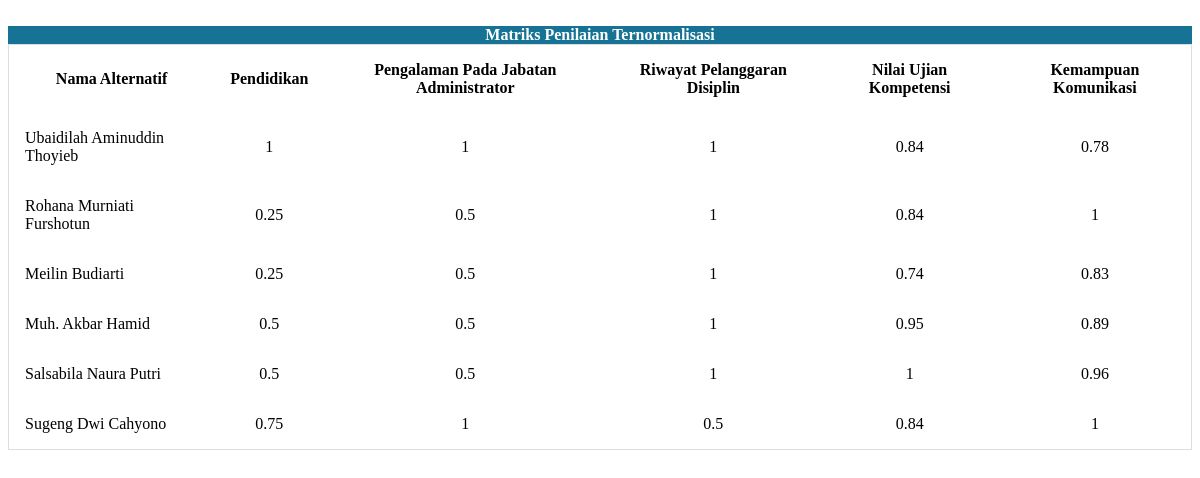
The app's page /mtrx_ternormalisasi.php (signed in) with its own data.
### tables this page shows
CREATE TABLE `Kriteria` (
  `id_kriteria` int(11) NOT NULL,
  `nama_kriteria` varchar(255) NOT NULL,
  `bobot_kriteria` decimal(5,2) DEFAULT NULL,
  `tipe_kriteria` enum('benefit','cost') DEFAULT NULL,
  `punyasub` enum('0','1') NOT NULL DEFAULT '0'
);

CREATE TABLE `SubKriteria` (
  `id_subkriteria` int(11) NOT NULL,
  `id_kriteria` int(11) DEFAULT NULL,
  `nama_subkriteria` varchar(255) NOT NULL,
  `bobot_subkriteria` decimal(5,2) NOT NULL,
  `tipe_subkriteria` enum('benefit','cost') NOT NULL
);

CREATE TABLE `Penilaian` (
  `id_penilaian` int(11) NOT NULL,
  `id_alternatif` int(11) DEFAULT NULL,
  `id_kriteria` int(11) DEFAULT NULL,
  `id_subkriteria` int(11) DEFAULT NULL,
  `nilai` decimal(5,2) DEFAULT NULL
);

### mtrx_ternormalisasi.php (the view, shortened to what this page needs)
<?php
require 'config/koneksi.php';
$queryAlternatif = "SELECT DISTINCT a.id_alternatif, a.nama_alternatif
                    FROM Alternatif a
                    JOIN Penilaian p ON a.id_alternatif = p.id_alternatif
                    WHERE a.status_alternatif = '1'";
$resultAlternatif = $conn->query($queryAlternatif);
$alternatif = [];
while ($row = $resultAlternatif->fetch_assoc()) {
  $alternatif[$row['id_alternatif']] = $row['nama_alternatif'];
}
$queryKriteria = "SELECT * FROM Kriteria";
$resultKriteria = $conn->query($queryKriteria);
$kriteria = [];
while ($row = $resultKriteria->fetch_assoc()) {
  $kriteria[$row['id_kriteria']] = [
    'nama' => $row['nama_kriteria'],
    'bobot' => $row['bobot_kriteria'],
    'tipe' => $row['tipe_kriteria'],
    'punyasub' => $row['punyasub']
  ];
}
$querySubKriteria = "SELECT * FROM SubKriteria";
$resultSubKriteria = $conn->query($querySubKriteria);
$subkriteria = [];
while ($row = $resultSubKriteria->fetch_assoc()) {
  $subkriteria[$row['id_subkriteria']] = [
    'id_kriteria' => $row['id_kriteria'],
    'nama' => $row['nama_subkriteria'],
    'bobot' => $row['bobot_subkriteria'],
    'tipe' => $row['tipe_subkriteria']
  ];
}
$queryPenilaian = "SELECT * FROM Penilaian";
$resultPenilaian = $conn->query($queryPenilaian);
$penilaian = [];
while ($row = $resultPenilaian->fetch_assoc()) {
  $penilaian[] = [
    'id_alternatif' => $row['id_alternatif'],
    'id_kriteria' => $row['id_kriteria'],
    'id_subkriteria' => $row['id_subkriteria'],
    'nilai' => $row['nilai']
  ];
}
$maxMin = [];
foreach ($penilaian as $data) {
  $idKriteria = $data['id_kriteria'];
  $idSubKriteria = $data['id_subkriteria'];
  $key = $idKriteria . '-' . ($idSubKriteria ?? '0');
  if ($idSubKriteria) {
    $tipe = $subkriteria[$idSubKriteria]['tipe'];
    if ($tipe == 'benefit') {
      if (!isset($maxMin[$key]['max']) || $data['nilai'] > $maxMin[$key]['max']) {
        $maxMin[$key]['max'] = $data['nilai'];
      }
    } else {
      if (!isset($maxMin[$key]['min']) || $data['nilai'] < $maxMin[$key]['min']) {
        $maxMin[$key]['min'] = $data['nilai'];
      }
    }
  } else {
    $tipe = $kriteria[$idKriteria]['tipe'];
    if ($tipe == 'benefit') {
      if (!isset($maxMin[$key]['max']) || $data['nilai'] > $maxMin[$key]['max']) {
        $maxMin[$key]['max'] = $data['nilai'];
      }
    } else {
      if (!isset($maxMin[$key]['min']) || $data['nilai'] < $maxMin[$key]['min']) {
        $maxMin[$key]['min'] = $data['nilai'];
      }
    }
  }
}
$normalisasi = [];
foreach ($penilaian as $data) {
  $idKriteria = $data['id_kriteria'];
  $idSubKriteria = $data['id_subkriteria'];
  $nilai = $data['nilai'];
  $key = $idKriteria . '-' . ($idSubKriteria ?? '0');
  if ($idSubKriteria) {
    $tipe = $subkriteria[$idSubKriteria]['tipe'];
    if ($tipe == 'benefit') {
      $nilaiNormalisasi = $nilai / $maxMin[$key]['max'];
    } else {
      $nilaiNormalisasi = $maxMin[$key]['min'] / $nilai;
    }
  } else {
    $tipe = $kriteria[$idKriteria]['tipe'];
    if ($tipe == 'benefit') {
      $nilaiNormalisasi = $nilai / $maxMin[$key]['max'];
    } else {
      $nilaiNormalisasi = $maxMin[$key]['min'] / $nilai;
    }
  }
  $normalisasi[] = [
    'id_alternatif' => $data['id_alternatif'],
    'id_kriteria' => $idKriteria,
    'id_subkriteria' => $idSubKriteria,
    'nilai' => $nilaiNormalisasi
  ];
}
?>
<!DOCTYPE html>
<html lang="en">
<head>
</head>
<body>
  <br>
  <div class="card shadow mb-5">
    <div class="card-header py-3" style="text-align: center; background-color: #167395; color: white; font-weight:bold">Matriks Penilaian Ternormalisasi</div>
    <div class="card-body">
      <div>
        <div>
          <div class="table-responsive">
            <table class="table table-bordered">
              <th style='text-align: center'>Nama Alternatif</th>
              <?php
              foreach ($kriteria as $id_kriteria => $k) {
                if ($k['punyasub'] == '0') {
                  echo "<th style='text-align: center'>{$k['nama']}</th>";
                } elseif ($k['punyasub'] == '1') {
                  foreach ($subkriteria as $id_subkriteria => $sub) {
                    if ($sub['id_kriteria'] == $id_kriteria) {
                      echo "<th style='text-align: center'>{$sub['nama']}</th>";
                    }
                  }
                }
              }
              foreach ($alternatif as $id_alternatif => $nama_alternatif) {
                echo "<tr>
        <td>{$nama_alternatif}</td>";
                foreach ($kriteria as $id_kriteria => $k) {
                  if ($k['punyasub'] == '0') {
                    $nilaiNormalisasi = 0;
                    foreach ($normalisasi as $n) {
                      if ($n['id_alternatif'] == $id_alternatif && $n['id_kriteria'] == $id_kriteria && !$n['id_subkriteria']) {
                        $nilaiNormalisasi = $n['nilai'];
                        break;
                      }
                    }
                    echo "<td style='text-align: center'>" . round($nilaiNormalisasi, 2) . "</td>";
                  }
                  if ($k['punyasub'] == '1') {
                    foreach ($subkriteria as $id_subkriteria => $sub) {
                      if ($sub['id_kriteria'] == $id_kriteria) {
                        $nilaiNormalisasi = 0;
                        foreach ($normalisasi as $n) {
                          if ($n['id_alternatif'] == $id_alternatif && $n['id_kriteria'] == $id_kriteria && $n['id_subkriteria'] == $id_subkriteria) {
                            $nilaiNormalisasi = $n['nilai'];
                            break;
                          }
                        }
                        echo "<td  style='text-align: center'>" . round($nilaiNormalisasi, 2) . "</td>";
                      }
                    }
                  }
                }
                echo "
      </tr>";
              }
              ?>
            </table>
          </div>
        </div>
      </div>
    </div>
  </div>
</body>

### mtrx_ternormalisasi.php (style rules this page uses)
table { border-collapse: collapse; border-spacing: 0; width: 100%; border: 1px solid #ddd; }
th, td { text-align: left; padding: 16px; }
body { font-family: "Verdana"; }

### records on screen
kriteria: nama_kriteria "Pendidikan", nilaiNormalisasi "1", nilaiNormalisasi "0.25", nilaiNormalisasi "0.5", nilaiNormalisasi "0.75"
subkriteria: nama_subkriteria "Pengalaman Pada Jabatan Administrator", nilaiNormalisasi "1", nilaiNormalisasi "0.5"
subkriteria: nama_subkriteria "Riwayat Pelanggaran Disiplin", nilaiNormalisasi "1", nilaiNormalisasi "0.5"
kriteria: nama_kriteria "Nilai Ujian Kompetensi", nilaiNormalisasi "0.84", nilaiNormalisasi "0.74", nilaiNormalisasi "0.95", nilaiNormalisasi "1"
kriteria: nama_kriteria "Kemampuan Komunikasi", nilaiNormalisasi "0.78", nilaiNormalisasi "1", nilaiNormalisasi "0.83", nilaiNormalisasi "0.89", nilaiNormalisasi "0.96"
penilaian: nilai "1"

### other values on screen
$nama_alternatif "Ubaidilah Aminuddin Thoyieb"
$nama_alternatif "Rohana Murniati Furshotun"
$nama_alternatif "Meilin Budiarti"
$nama_alternatif "Muh. Akbar Hamid"
$nama_alternatif "Salsabila Naura Putri"
$nama_alternatif "Sugeng Dwi Cahyono"
